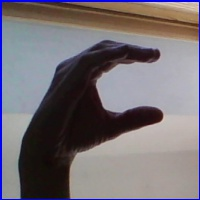
#> input picture Test/IMG-20251111-WA0011.jpg, 200 x 200 px
$ python -i classify_webcam_skin.py   (imports and definitions only)
#> lines starting #> are read from the running program, lines starting #| are printed output that depends on the picture; after the words box and inside, x2 and y2 are one past the last pixel; in counts of white or black regions, pixels touching at a corner belong together
#> further down, picture is the input picture: shape (200, 200, 3); mean B, G, R 117.1, 111.6, 118
import sys
import os
import cv2
import numpy as np

# Disable tensorflow compilation warnings
os.environ['TF_CPP_MIN_LOG_LEVEL']='2'
import tensorflow as tf
import tensorflow.compat.v1 as tf
# [1 line not run here, left out]

def predict(image_data):
    predictions = sess.run(softmax_tensor, {'DecodeJpeg/contents:0': image_data})
    top_k = predictions[0].argsort()[-len(predictions[0]):][::-1]

    max_score = 0.0
    res = ''
    for node_id in top_k:
        human_string = label_lines[node_id]
        score = predictions[0][node_id]
        if score > max_score:
            max_score = score
            res = human_string
    return res, max_score

def detect_hand_skin(frame):
    """Detect hand using skin color detection"""
    # Convert to HSV
    hsv = cv2.cvtColor(frame, cv2.COLOR_BGR2HSV)
#> hsv: shape (200, 200, 3); mean H, S, V 68.9, 61.3, 129.4

    # Define skin color range in HSV
    lower_skin = np.array([0, 20, 70], dtype=np.uint8)
    upper_skin = np.array([20, 255, 255], dtype=np.uint8)

    # Create mask
    mask = cv2.inRange(hsv, lower_skin, upper_skin)
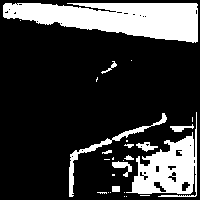
#> mask: shape (200, 200); 22.5% white; 27 white regions (16 under 20 px), largest, box (x1, y1, x2, y2) and area: (3, 3, 198, 43) 5197, (126, 112, 197, 197) 2613, (69, 113, 167, 197) 616

    # Apply morphological operations to clean up
    kernel = np.ones((5, 5), np.uint8)
    mask = cv2.erode(mask, kernel, iterations=2)
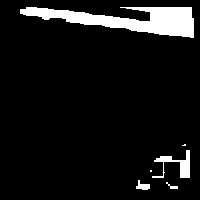
#> mask: shape (200, 200); 7.9% white; 6 white regions (2 under 20 px), largest, box (x1, y1, x2, y2) and area: (20, 7, 194, 38) 2666, (152, 150, 190, 178) 367, (136, 180, 150, 190) 80, (166, 182, 178, 189) 32
    mask = cv2.dilate(mask, kernel, iterations=2)
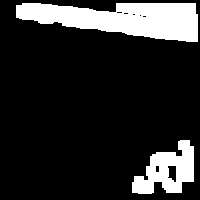
#> mask: shape (200, 200); 16.6% white; 2 white regions
    mask = cv2.GaussianBlur(mask, (5, 5), 100)
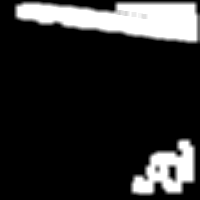
#> mask: shape (200, 200); min 0, max 255, mean 42.4

    # Find contours
    contours, _ = cv2.findContours(mask, cv2.RETR_TREE, cv2.CHAIN_APPROX_SIMPLE)
#> contours = 4 contours, 1 with area under 20; largest, box (x1, y1, x2, y2) and area: (14, 1, 200, 44) 5476, (130, 138, 196, 196) 2464, (170, 167, 175, 177) 34

    if contours:
        # Find largest contour (assumed to be hand)
        max_contour = max(contours, key=cv2.contourArea)
#> max_contour = contour of 79 points, box (x1, y1, x2, y2) (14, 1, 200, 44), area 5476

        if cv2.contourArea(max_contour) > 5000:  # Minimum area threshold
            # Get bounding rectangle
            x, y, w, h = cv2.boundingRect(max_contour)
#> x = 14; y = 1; w = 186; h = 43

            # Add padding
            padding = 40
            x = max(0, x - padding)
#> x = 0
            y = max(0, y - padding)
#> y = 0
            w = min(frame.shape[1] - x, w + 2*padding)
#> w = 200
            h = min(frame.shape[0] - y, h + 2*padding)
#> h = 123

            # Make it square
            size = max(w, h)
#> size = 200
            center_x = x + w // 2
#> center_x = 100
            center_y = y + h // 2
#> center_y = 61

            x = max(0, center_x - size // 2)
            y = max(0, center_y - size // 2)
            w = min(frame.shape[1] - x, size)
            h = min(frame.shape[0] - y, size)
#> h = 200

            return (x, y, w, h), max_contour, mask

    return None, None, mask

# Load model
# [1 line that did not run here, left out]

# [159 lines not run here, left out]

>>> import cv2
>>> picture = cv2.imread('Test/IMG-20251111-WA0011.jpg')
>>> result = detect_hand_skin(picture)

$ run again, on Test/IMG-20251111-WA0012.jpg
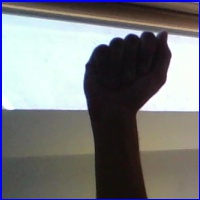
#> input picture Test/IMG-20251111-WA0012.jpg, 200 x 200 px
#> picture is the input picture: shape (200, 200, 3); mean B, G, R 123.9, 121.8, 120.8
#> hsv: shape (200, 200, 3); mean H, S, V 67.8, 54.5, 134.1
#> in detect_hand_skin, `mask = cv2.inRange(hsv, lower_skin, upper_skin)`:
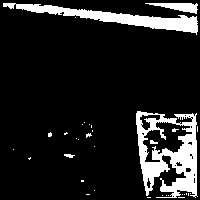
#> mask: shape (200, 200); 12.7% white; 34 white regions (29 under 20 px), largest, box (x1, y1, x2, y2) and area: (136, 111, 198, 198) 2815, (3, 3, 198, 35) 1819, (145, 3, 198, 14) 300, (64, 154, 75, 158) 29, (150, 140, 158, 144) 23
#> in detect_hand_skin, `mask = cv2.GaussianBlur(mask, (5, 5), 100)`:
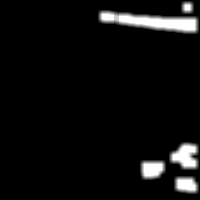
#> mask: shape (200, 200); min 0, max 255, mean 14
#> contours = 5 contours; box (x1, y1, x2, y2) and area: (98, 10, 199, 34) 1448, (169, 142, 199, 170) 636, (140, 160, 166, 180) 444, (174, 176, 199, 194) 380, (181, 1, 194, 14) 144
#> max_contour = contour of 38 points, box (x1, y1, x2, y2) (98, 10, 199, 34), area 1448

$ run again, on Test/IMG-20251111-WA0013.jpg
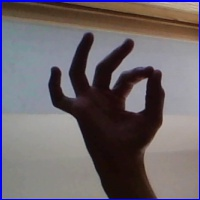
#> input picture Test/IMG-20251111-WA0013.jpg, 200 x 200 px
#> picture is the input picture: shape (200, 200, 3); mean B, G, R 106, 100.8, 108.5
#> hsv: shape (200, 200, 3); mean H, S, V 67.6, 69.6, 119.1
#> in detect_hand_skin, `mask = cv2.inRange(hsv, lower_skin, upper_skin)`:
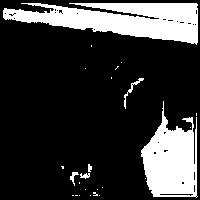
#> mask: shape (200, 200); 21.4% white; 25 white regions (19 under 20 px), largest, box (x1, y1, x2, y2) and area: (3, 3, 198, 45) 4886, (141, 101, 198, 198) 3424, (124, 78, 144, 109) 89, (70, 172, 79, 186) 47, (80, 173, 90, 179) 38, (88, 164, 92, 172) 25
#> in detect_hand_skin, `mask = cv2.GaussianBlur(mask, (5, 5), 100)`:
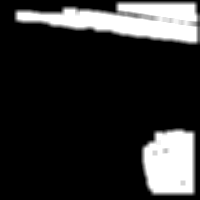
#> mask: shape (200, 200); min 0, max 255, mean 46
#> contours = 2 contours; box (x1, y1, x2, y2) and area: (14, 1, 200, 45) 5140, (141, 128, 196, 196) 3290
#> max_contour = contour of 70 points, box (x1, y1, x2, y2) (14, 1, 200, 45), area 5140
#> in detect_hand_skin, `x, y, w, h = cv2.boundingRect(max_contour)`: x = 14; y = 1; w = 186; h = 44
#> in detect_hand_skin, `x = max(0, x - padding)`: x = 0
#> in detect_hand_skin, `w = min(frame.shape[1] - x, w + 2*padding)`: w = 200
#> in detect_hand_skin, `h = min(frame.shape[0] - y, h + 2*padding)`: h = 124
#> size = 200
#> center_x = 100
#> center_y = 62
#> in detect_hand_skin, `h = min(frame.shape[0] - y, size)`: h = 200

$ run again, on Test/IMG-20251111-WA0014.jpg
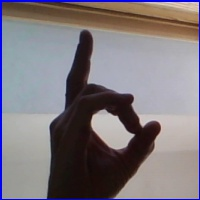
#> input picture Test/IMG-20251111-WA0014.jpg, 200 x 200 px
#> picture is the input picture: shape (200, 200, 3); mean B, G, R 125.7, 120.2, 126.7
#> hsv: shape (200, 200, 3); mean H, S, V 68.4, 60.5, 138.3
#> in detect_hand_skin, `mask = cv2.inRange(hsv, lower_skin, upper_skin)`:
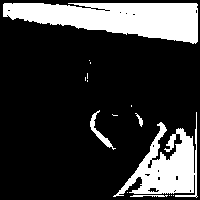
#> mask: shape (200, 200); 21.5% white; 16 white regions (11 under 20 px), largest, box (x1, y1, x2, y2) and area: (3, 3, 198, 44) 5253, (113, 112, 198, 198) 3030, (90, 110, 116, 150) 203, (130, 195, 168, 197) 58, (135, 113, 143, 127) 40
#> in detect_hand_skin, `mask = cv2.GaussianBlur(mask, (5, 5), 100)`:
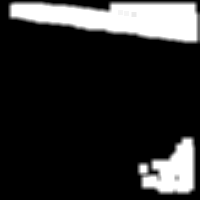
#> mask: shape (200, 200); min 0, max 255, mean 43.5
#> contours = 3 contours, 1 with area under 20; largest, box (x1, y1, x2, y2) and area: (8, 1, 200, 44) 5659, (137, 136, 196, 195) 2349
#> max_contour = contour of 70 points, box (x1, y1, x2, y2) (8, 1, 200, 44), area 5659
#> in detect_hand_skin, `x, y, w, h = cv2.boundingRect(max_contour)`: x = 8; y = 1; w = 192; h = 43
#> in detect_hand_skin, `x = max(0, x - padding)`: x = 0
#> in detect_hand_skin, `w = min(frame.shape[1] - x, w + 2*padding)`: w = 200
#> in detect_hand_skin, `h = min(frame.shape[0] - y, h + 2*padding)`: h = 123
#> size = 200
#> center_x = 100
#> center_y = 61
#> in detect_hand_skin, `h = min(frame.shape[0] - y, size)`: h = 200
